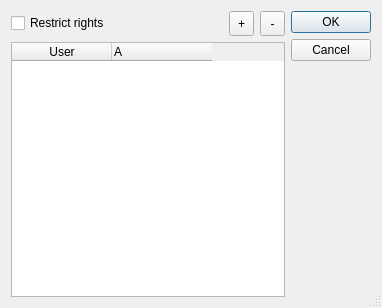
<?xml version="1.0" encoding="UTF-8"?>
<ui version="4.0">
 <class>PlotRightsDlg</class>
 <widget class="QDialog" name="PlotRightsDlg">
  <property name="geometry">
   <rect>
    <x>0</x>
    <y>0</y>
    <width>382</width>
    <height>308</height>
   </rect>
  </property>
  <property name="windowTitle">
   <string>Document rights</string>
  </property>
  <property name="locale">
   <locale language="English" country="UnitedStates"/>
  </property>
  <property name="sizeGripEnabled">
   <bool>true</bool>
  </property>
  <layout class="QHBoxLayout" name="horizontalLayout_3">
   <item>
    <layout class="QVBoxLayout" name="verticalLayout_2">
     <item>
      <layout class="QHBoxLayout" name="horizontalLayout_2">
       <item>
        <widget class="QCheckBox" name="cbUseRights">
         <property name="sizePolicy">
          <sizepolicy hsizetype="Fixed" vsizetype="Fixed">
           <horstretch>0</horstretch>
           <verstretch>0</verstretch>
          </sizepolicy>
         </property>
         <property name="minimumSize">
          <size>
           <width>150</width>
           <height>17</height>
          </size>
         </property>
         <property name="text">
          <string>Restrict rights</string>
         </property>
        </widget>
       </item>
       <item>
        <spacer name="horizontalSpacer">
         <property name="orientation">
          <enum>Qt::Horizontal</enum>
         </property>
         <property name="sizeHint" stdset="0">
          <size>
           <width>40</width>
           <height>20</height>
          </size>
         </property>
        </spacer>
       </item>
       <item>
        <widget class="QToolButton" name="tbPlus">
         <property name="sizePolicy">
          <sizepolicy hsizetype="Fixed" vsizetype="Fixed">
           <horstretch>0</horstretch>
           <verstretch>0</verstretch>
          </sizepolicy>
         </property>
         <property name="minimumSize">
          <size>
           <width>25</width>
           <height>25</height>
          </size>
         </property>
         <property name="text">
          <string>+</string>
         </property>
         <property name="icon">
          <iconset resource="resource1.qrc">
           <normaloff>:/some/ico/ico/plus.png</normaloff>:/some/ico/ico/plus.png</iconset>
         </property>
        </widget>
       </item>
       <item>
        <widget class="QToolButton" name="tbMinus">
         <property name="sizePolicy">
          <sizepolicy hsizetype="Fixed" vsizetype="Fixed">
           <horstretch>0</horstretch>
           <verstretch>0</verstretch>
          </sizepolicy>
         </property>
         <property name="minimumSize">
          <size>
           <width>25</width>
           <height>25</height>
          </size>
         </property>
         <property name="text">
          <string>-</string>
         </property>
         <property name="icon">
          <iconset resource="resource1.qrc">
           <normaloff>:/some/ico/ico/minus.png</normaloff>:/some/ico/ico/minus.png</iconset>
         </property>
        </widget>
       </item>
      </layout>
     </item>
     <item>
      <widget class="QTableWidget" name="tableWidget">
       <property name="minimumSize">
        <size>
         <width>256</width>
         <height>250</height>
        </size>
       </property>
       <property name="contextMenuPolicy">
        <enum>Qt::CustomContextMenu</enum>
       </property>
       <property name="editTriggers">
        <set>QAbstractItemView::NoEditTriggers</set>
       </property>
       <property name="selectionBehavior">
        <enum>QAbstractItemView::SelectRows</enum>
       </property>
       <property name="sortingEnabled">
        <bool>true</bool>
       </property>
       <attribute name="horizontalHeaderHighlightSections">
        <bool>false</bool>
       </attribute>
       <attribute name="verticalHeaderVisible">
        <bool>false</bool>
       </attribute>
       <column>
        <property name="text">
         <string>User</string>
        </property>
       </column>
       <column>
        <property name="text">
         <string>A</string>
        </property>
        <property name="toolTip">
         <string>User can change rights</string>
        </property>
        <property name="textAlignment">
         <set>AlignLeading|AlignVCenter</set>
        </property>
       </column>
      </widget>
     </item>
    </layout>
   </item>
   <item>
    <layout class="QVBoxLayout" name="verticalLayout">
     <item>
      <widget class="QDialogButtonBox" name="buttonBox">
       <property name="orientation">
        <enum>Qt::Vertical</enum>
       </property>
       <property name="standardButtons">
        <set>QDialogButtonBox::Cancel|QDialogButtonBox::Ok</set>
       </property>
      </widget>
     </item>
    </layout>
   </item>
  </layout>
  <action name="actionDelete">
   <property name="text">
    <string>Delete</string>
   </property>
  </action>
  <action name="actionProperties">
   <property name="text">
    <string>User properties...</string>
   </property>
  </action>
 </widget>
 <resources>
  <include location="resource1.qrc"/>
 </resources>
 <connections>
  <connection>
   <sender>buttonBox</sender>
   <signal>rejected()</signal>
   <receiver>PlotRightsDlg</receiver>
   <slot>reject()</slot>
   <hints>
    <hint type="sourcelabel">
     <x>311</x>
     <y>151</y>
    </hint>
    <hint type="destinationlabel">
     <x>179</x>
     <y>151</y>
    </hint>
   </hints>
  </connection>
 </connections>
</ui>
